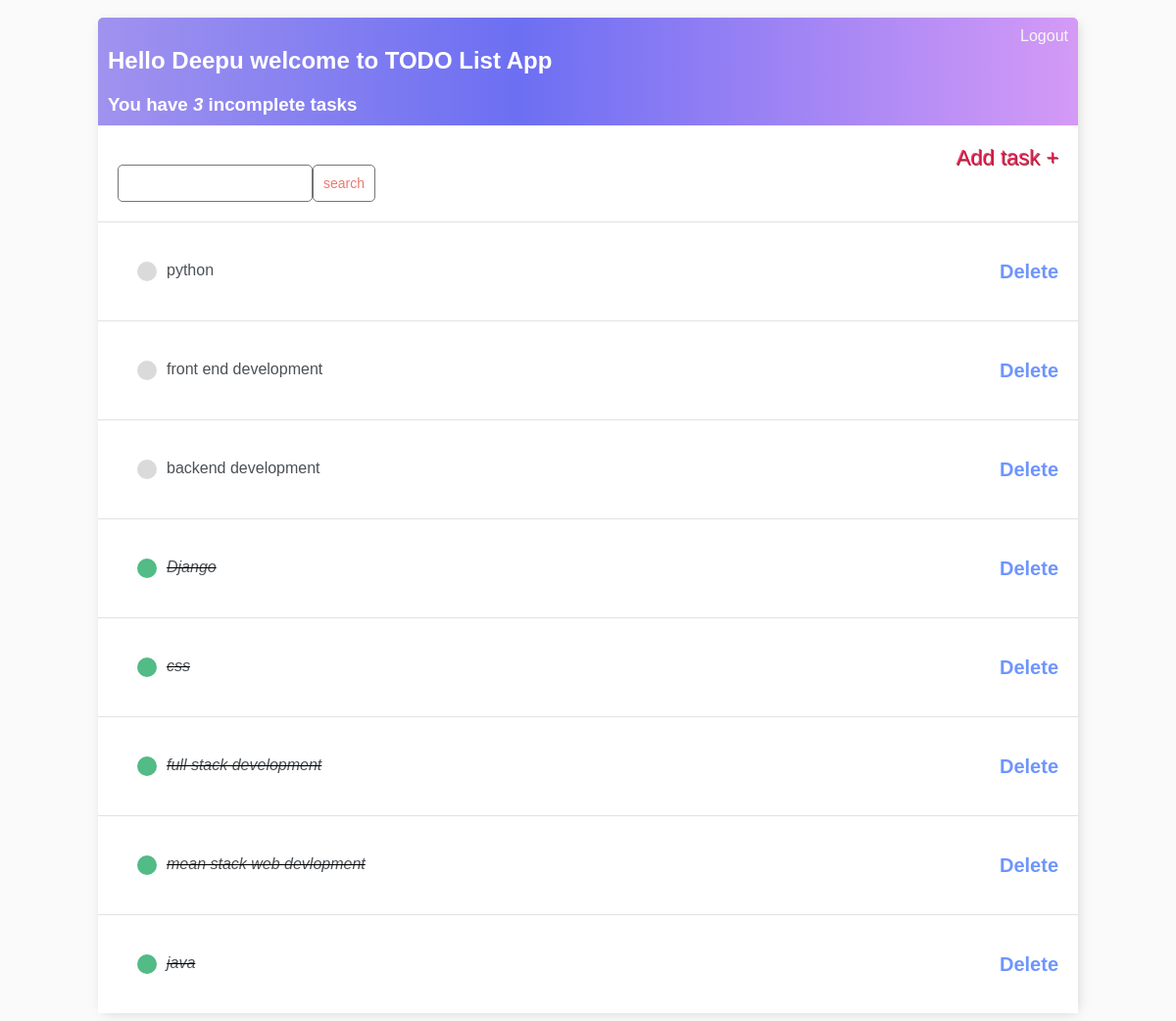
The app's page / (signed in) with its own data.
### main/models.py (models this page shows)
class Task(models.Model):
    user = models.ForeignKey(User, on_delete=models.CASCADE, null=True, blank=True)
    title = models.CharField(max_length=255)
    description = models.TextField(null=True, blank=True)
    complete = models.BooleanField(default=False)
    created = models.DateTimeField(auto_now_add=True)
    def __str__(self):
        return self.title
    class Meta:
        ordering = ['complete']

### main/views.py (the view)
# urls.py: path('', TaskList.as_view(), name='tasks'),
class TaskList(LoginRequiredMixin, ListView):
    model = Task
    context_object_name = 'tasks'
    def get_context_data(self, **kwargs):
        context = super().get_context_data(**kwargs)
        context['tasks'] = context['tasks'].filter(user=self.request.user)
        context['count'] = context['tasks'].filter(complete=False).count()
        search_input = self.request.GET.get('search-area') or ''
        if search_input:
            context['tasks'] = context['tasks'].filter(title__startswith=search_input )
        context['search_input'] = search_input
        return context

### main/templates/main/task_list.html
{% extends 'main/base.html' %}
{% block content %}
<div class="header-bar">
    <div>
        <h2>Hello {{request.user|title}} welcome to TODO List App </h2>
        <h3 style="margin:0"> You have <i>{{count}} </i> incomplete task{{ count|pluralize:"s"}} </h3>
    </div>
    {% if request.user.is_authenticated %}
    <a href="{% url 'logout' %}  ">Logout</a>
    {% else %}
    <a href="{% url 'login' %} " >Login</a>
    {% endif %}
    </div>
<div id="search-add-wrapper">
    <form method="GET" style="margin-top:20px;display: flex;">
        <input type='text' name='search-area' value="{{search_input}}">
        <input class="button" type="submit" value='search'>
    </form>
    <a id="add-link" href="{% url 'task-create' %} ">Add task  &#x2b;</a>
</div>
<div class="task-items-wrapper">
    {% for task in tasks %}
        <div class="task-wrapper">
            {% if task.complete  %}
            <div class="task-title">
                <div class="task-complete-icon"></div>
                <i><s><a href="{% url 'task-update' task.id %}">{{task}}</a></s></i>
            </div>
            <a class="delete-link"  href="{% url 'task-delete' task.id %} ">Delete</a>
            {% else %}
            <div class="task-title">
                <div class="task-incomplete-icon"></div>
                <a href="{% url 'task-update' task.id %}">{{task}}</a>
            </div>
        <a class="delete-link"  href="{% url 'task-delete' task.id %}">Delete</a>
        {% endif %}
        </div>
    {% empty %}
    <h2>No items in list</h2>
    {% endfor %}
</div>
{% endblock content %}

### main/templates/main/base.html (shortened to what this page needs)
<!DOCTYPE html>
<html lang="en">
<head>
</head>
<body>
    <div class="container">
        {% block content %}
        {% endblock content %}
    </div>
</body>
</html>

### main/templates/main/base.html (style rules this page uses)
body { background-color: #FAFAFA; font-family: 'Nunito', sans-serif; padding-top: 10px; }
h1, h2, h3, h4, h5, h6, { font-family: 'Raleway', sans-serif }
a, p { color: #4b5156 }
.container { max-width: 1000PX; margin: auto; background-color: #fff; -webkit-box-shadow: 2px 2px 13px -4px rgba(0, 0, 0, 0.21); box-shadow: 2px 2px 13px -4px rgba(0, 0, 0, 0.21); }
.header-bar { display: flex; justify-content: space-between; color: #fff; padding: 10px; border-radius: 5px 5px 0 0; background: linear-gradient(90deg, #9e90eefa 0%, #1418eb9f 43%, #a01feb73 100%); }
.header-bar a { color: rgb(247, 247, 247); text-decoration: none; }
.task-wrapper { display: flex; align-items: center; justify-content: space-between; padding: 20px; background-color: #fff; border-top: 1px solid rgb(226,226,226); }
.task-title { display: flex; padding: 20px; }
.task-title a { text-decoration: none; color: #4b5156; margin-left: 10px; }
.task-complete-icon { height: 20px; width: 20px; background-color: rgba(22, 163, 92, 0.74); border-radius: 50%; }
.task-incomplete-icon { height: 20px; width: 20px; background-color: rgb(218, 218, 218); border-radius: 50%; }
.delete-link { text-decoration: none; font-weight: 900; color: rgba(0, 68, 255, 0.568); font-size: 20px; line-height: 0; padding: 20px 0px; }
#search-add-wrapper { display: flex; justify-content: space-between; align-items: stretch; padding: 20px; }
#add-link { color: #ff004cc5; text-decoration: none; font-size: 22px; text-shadow: 1px 1px #81413b; }
input[type=text], input[type=password], textarea { border: 1px solid #757575; border-radius: 5px; padding: 10px; width: 90%; }
.button { border: 1px solid #757575; background-color: #FFF; color: #EB796F; padding: 10px; font-size: 14px; border-radius: 5px; cursor: pointer; text-decoration: none; }

### records on screen
Task: title "python"
Task: title "front end development"
Task: title "backend development"
Task: title "Django"
Task: title "css"
Task: title "full stack development"
Task: title "mean stack web devlopment"
Task: title "java"

### other values on screen
{{ request.user|title }} "Deepu"
{{ count }} "3"
